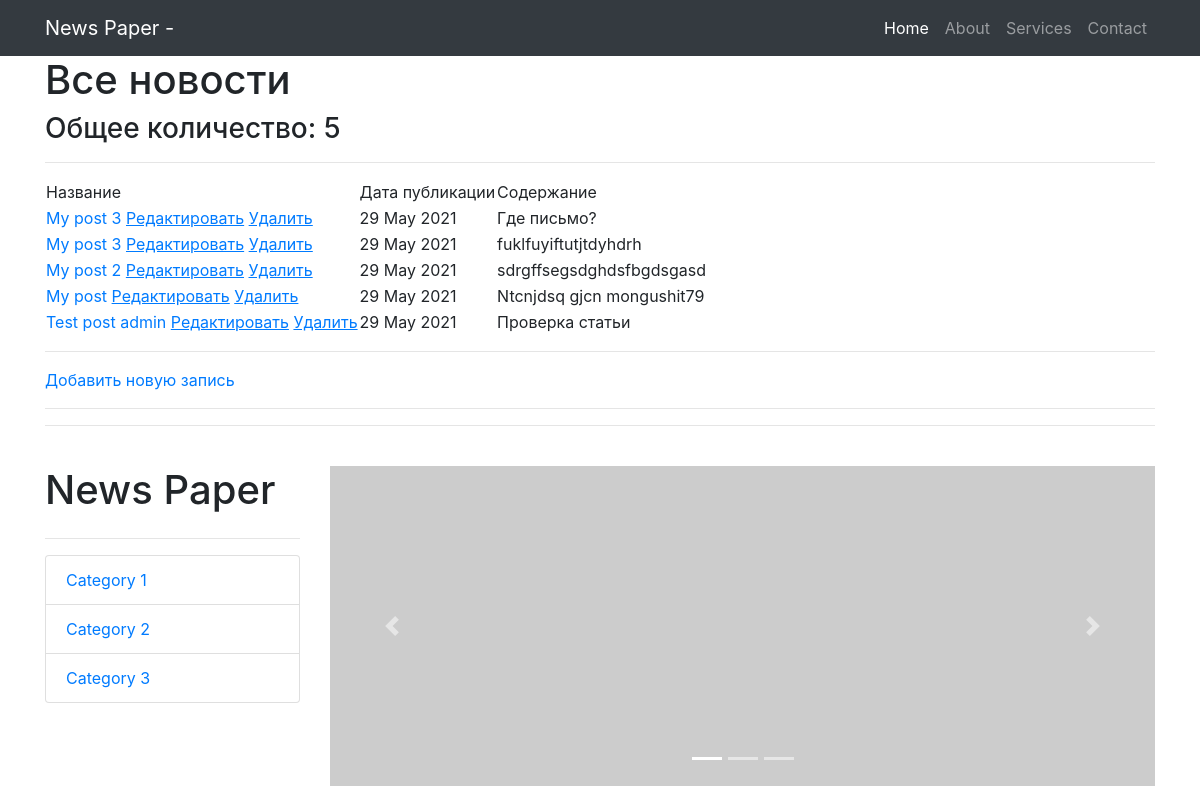
The page /news/ (upper part) on the database as committed earlier.
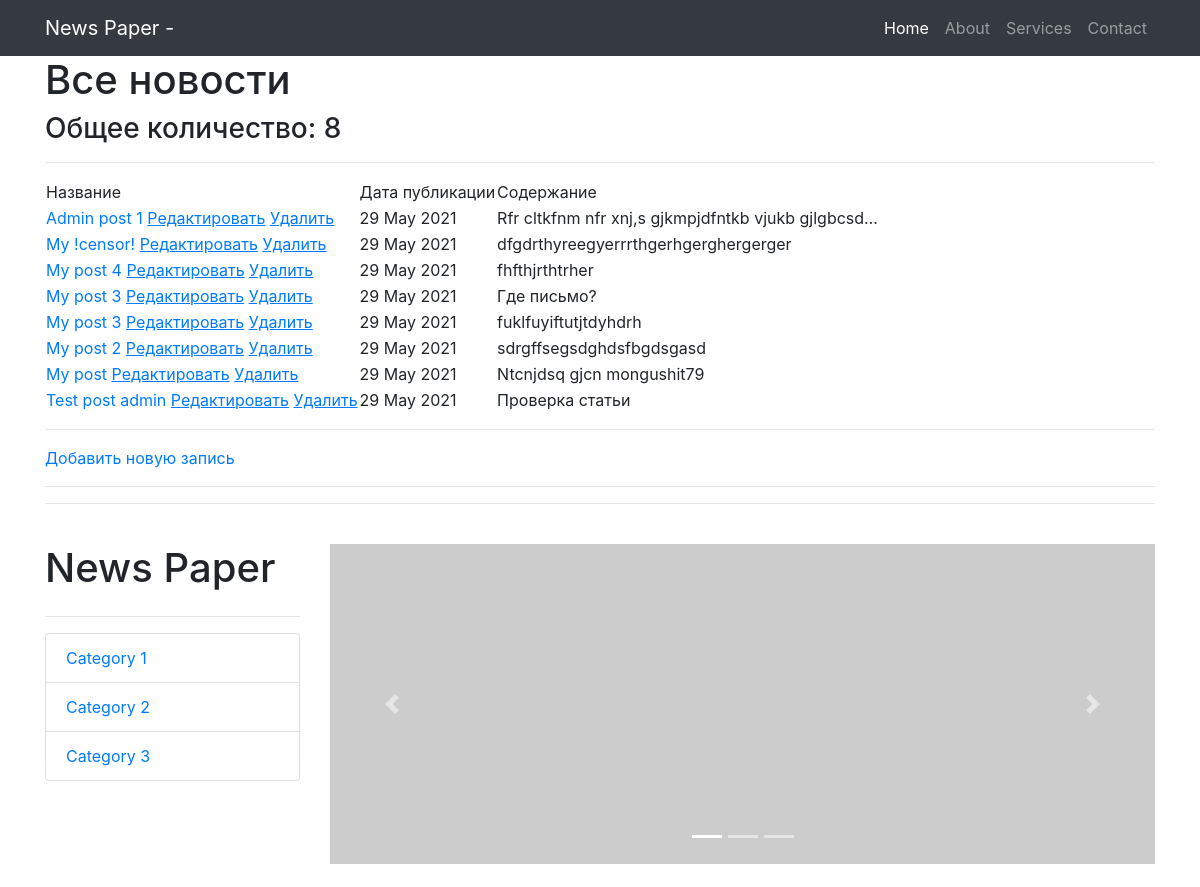
The same page on the database as committed later.
### news/models.py (models this page shows, shortened)
class Post(models.Model):
    state = 'ST'
    new = 'NE'
    POSITIONS = [
        (state, 'Статья'),
        (new, 'Новость')
    ]
    position = models.CharField(max_length=2,
                                choices=POSITIONS,
                                default=state)
    post_date = models.DateTimeField(auto_now_add=True)
    post_name = models.CharField(max_length=250)
    content = models.TextField()
    rating_post = models.IntegerField(default=0)
    author = models.ForeignKey(Author, on_delete=models.CASCADE)
    category = models.ManyToManyField(Category, through='PostCategory')

### news/views.py (the view)
# urls.py: path('', PostList.as_view()),
class PostList(ListView):
    model = Post  # указываем модель, объекты которой мы будем выводить
    template_name = 'posts.html'  # указываем имя шаблона, в котором будет лежать html, в
    context_object_name = 'posts'  # это имя списка, в котором будут лежать все объекты,
    queryset = Post.objects.order_by('-post_date')
    paginate_by = 10
    def get_context_data(self, **kwargs):
        context = super().get_context_data(**kwargs)
        context['filter'] = PostFilter(self.request.GET,
                                       queryset=self.get_queryset())  # вписываем фильтр
        return context

### news/templatetags/custom_filters.py (called while the page is built)
@register.filter(name='censor')
def censor(value, arg):
    words = value.split()
    value1 = ''
    for word in words:
        if isinstance(word, str) and isinstance(arg, str):
            if word == arg:
                word = '!censor!'
            value1 += word + ' '
        else:
            raise ValueError(f'Нельзя {type(word)}!')
    return value1

### templates/posts.html (shortened to what this page needs)
{% extends 'flatpages/default.html' %}
{% load custom_filters %}
{% block content %}
    <h1>Все новости</h1>
    <h3>Общее количество: {{ posts | length }}</h3>
    <hr>
    {% if posts %}
        <table>
            <tr>
                <td>
                    Название
                </td>
                <td>
                    Дата публикации
                </td>
                <td>
                    Содержание
                </td>
            </tr>
        {% for post in page_obj %}
            <tr>
                <td>
                    <a href="{% url 'post' post.id %}">{{ post.post_name | censor:'new' }}</a>
                    <a href="{% url 'post_update' post.id %}"><u>Редактировать</u></a>
                 <a href="{% url 'post_delete' post.id %}"><u> Удалить </u></a>
                </td>
                <td>
                    {{ post.post_date | date:'d M Y' }}
                </td>
                <td>
                    {{ post.content | truncatechars:50 | censor:'ipsum' }}
                </td>
            </tr>
        {% endfor %}
        </table>
        <hr>
        <a href="{% url 'post_create' %}">Добавить новую запись</a> <br>
        <hr>
    {% else %}
        <h2>Новостей нет!</h2>
        <a href="{% url 'post_create' %}">Добавить новую запись</a> <br>
    {% endif %}
{% endblock content %}

Rows that differ between the two databases and show on the page:
added Post: post_name|censor "Admin post 1", post_date "29 May 2021", content|censor "Rfr cltkfnm nfr xnj,s gjkmpjdfntkb vjukb gjlgbcsd…"
added Post: post_name|censor "My !censor!", post_date "29 May 2021", content|censor "dfgdrthyreegyerrrthgerhgerghergerger"
added Post: post_name|censor "My post 4", post_date "29 May 2021", content|censor "fhfthjrthtrher"
Other text that changed with them:
{{ posts | length }}: "5" → "8"
